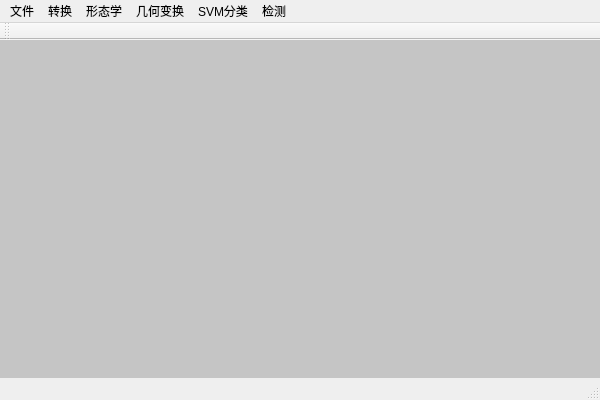
<?xml version="1.0" encoding="UTF-8"?>
<ui version="4.0">
 <class>imgProc_matlab17Class</class>
 <widget class="QMainWindow" name="imgProc_matlab17Class">
  <property name="geometry">
   <rect>
    <x>0</x>
    <y>0</y>
    <width>600</width>
    <height>400</height>
   </rect>
  </property>
  <property name="windowTitle">
   <string>小麦穗脸特征提取及自动分类</string>
  </property>
  <widget class="QWidget" name="centralWidget">
   <property name="styleSheet">
    <string notr="true">background-color: rgb(197, 197, 197);</string>
   </property>
   <layout class="QHBoxLayout" name="horizontalLayout_2">
    <item>
     <layout class="QHBoxLayout" name="horizontalLayout">
      <item>
       <widget class="QLabel" name="label_img">
        <property name="sizeIncrement">
         <size>
          <width>50</width>
          <height>50</height>
         </size>
        </property>
        <property name="text">
         <string/>
        </property>
       </widget>
      </item>
      <item>
       <widget class="QLabel" name="label_img_after">
        <property name="sizeIncrement">
         <size>
          <width>50</width>
          <height>50</height>
         </size>
        </property>
        <property name="text">
         <string/>
        </property>
       </widget>
      </item>
     </layout>
    </item>
   </layout>
  </widget>
  <widget class="QMenuBar" name="menuBar">
   <property name="geometry">
    <rect>
     <x>0</x>
     <y>0</y>
     <width>600</width>
     <height>23</height>
    </rect>
   </property>
   <widget class="QMenu" name="menu">
    <property name="title">
     <string>文件</string>
    </property>
    <addaction name="action_new"/>
    <addaction name="action_open"/>
    <addaction name="action_save"/>
    <addaction name="action_refresh"/>
    <addaction name="action_close"/>
    <addaction name="action_exit"/>
   </widget>
   <widget class="QMenu" name="menu_2">
    <property name="title">
     <string>转换</string>
    </property>
    <addaction name="action_gray"/>
    <addaction name="action_bw"/>
    <addaction name="action_hls"/>
    <addaction name="action_hsv"/>
    <addaction name="action_ycrcb"/>
   </widget>
   <widget class="QMenu" name="menu_3">
    <property name="title">
     <string>几何变换</string>
    </property>
    <addaction name="action_trans1"/>
    <addaction name="action_trans2"/>
    <addaction name="action_scale"/>
    <addaction name="action_rotate"/>
    <addaction name="action_affine"/>
    <addaction name="action_left90"/>
    <addaction name="action_Hflip"/>
    <addaction name="action_Vflip"/>
    <addaction name="action_HVflip"/>
   </widget>
   <widget class="QMenu" name="menu_4">
    <property name="title">
     <string>形态学</string>
    </property>
    <addaction name="action_dilate"/>
    <addaction name="action_erode"/>
    <addaction name="action_morphopen"/>
    <addaction name="action_morphclose"/>
    <addaction name="action_tophat"/>
    <addaction name="action_bothat"/>
    <addaction name="action_grad"/>
   </widget>
   <widget class="QMenu" name="menuSVM">
    <property name="title">
     <string>SVM分类</string>
    </property>
    <addaction name="action_trainsvm"/>
    <addaction name="action_selectimg"/>
    <addaction name="action_predictsvm"/>
   </widget>
   <widget class="QMenu" name="menu_dec">
    <property name="title">
     <string>检测</string>
    </property>
    <addaction name="action_dec_train"/>
    <addaction name="action_dec_select"/>
   </widget>
   <addaction name="menu"/>
   <addaction name="menu_2"/>
   <addaction name="menu_4"/>
   <addaction name="menu_3"/>
   <addaction name="menuSVM"/>
   <addaction name="menu_dec"/>
  </widget>
  <widget class="QToolBar" name="mainToolBar">
   <attribute name="toolBarArea">
    <enum>TopToolBarArea</enum>
   </attribute>
   <attribute name="toolBarBreak">
    <bool>false</bool>
   </attribute>
  </widget>
  <widget class="QStatusBar" name="statusBar"/>
  <action name="action_new">
   <property name="text">
    <string>新建</string>
   </property>
  </action>
  <action name="action_open">
   <property name="text">
    <string>打开</string>
   </property>
  </action>
  <action name="action_save">
   <property name="text">
    <string>保存</string>
   </property>
  </action>
  <action name="action_close">
   <property name="text">
    <string>关闭</string>
   </property>
  </action>
  <action name="action_exit">
   <property name="text">
    <string>退出</string>
   </property>
  </action>
  <action name="action_gray">
   <property name="text">
    <string>灰度化</string>
   </property>
  </action>
  <action name="action_bw">
   <property name="text">
    <string>二值化</string>
   </property>
  </action>
  <action name="action_refresh">
   <property name="text">
    <string>刷新</string>
   </property>
  </action>
  <action name="action_trans1">
   <property name="text">
    <string>平移-切除</string>
   </property>
  </action>
  <action name="action_trans2">
   <property name="text">
    <string>平移-扩展</string>
   </property>
  </action>
  <action name="action_scale">
   <property name="text">
    <string>放缩</string>
   </property>
  </action>
  <action name="action_rotate">
   <property name="text">
    <string>旋转</string>
   </property>
  </action>
  <action name="action_left90">
   <property name="text">
    <string>左旋90</string>
   </property>
  </action>
  <action name="action_Hflip">
   <property name="text">
    <string>水平翻转</string>
   </property>
  </action>
  <action name="action_Vflip">
   <property name="text">
    <string>垂直翻转</string>
   </property>
  </action>
  <action name="action_HVflip">
   <property name="text">
    <string>水垂翻转</string>
   </property>
  </action>
  <action name="action_hls">
   <property name="text">
    <string>HLS</string>
   </property>
  </action>
  <action name="action_hsv">
   <property name="text">
    <string>HSV</string>
   </property>
  </action>
  <action name="action_ycrcb">
   <property name="text">
    <string>YCrCb</string>
   </property>
  </action>
  <action name="action_affine">
   <property name="text">
    <string>点仿射</string>
   </property>
  </action>
  <action name="action_dilate">
   <property name="text">
    <string>膨胀</string>
   </property>
  </action>
  <action name="action_erode">
   <property name="text">
    <string>腐蚀</string>
   </property>
  </action>
  <action name="action_morphopen">
   <property name="text">
    <string>开</string>
   </property>
  </action>
  <action name="action_morphclose">
   <property name="text">
    <string>闭</string>
   </property>
  </action>
  <action name="action_tophat">
   <property name="text">
    <string>顶帽</string>
   </property>
  </action>
  <action name="action_bothat">
   <property name="text">
    <string>底帽</string>
   </property>
  </action>
  <action name="action_grad">
   <property name="text">
    <string>梯度</string>
   </property>
  </action>
  <action name="action_trainsvm">
   <property name="text">
    <string>训练</string>
   </property>
  </action>
  <action name="action_predictsvm">
   <property name="text">
    <string>预测</string>
   </property>
  </action>
  <action name="action_selectimg">
   <property name="text">
    <string>选择图片</string>
   </property>
  </action>
  <action name="action_dec_train">
   <property name="text">
    <string>训练</string>
   </property>
  </action>
  <action name="action_dec_select">
   <property name="text">
    <string>选择图片</string>
   </property>
  </action>
 </widget>
 <layoutdefault spacing="6" margin="11"/>
 <resources>
  <include location="imgProc_matlab17.qrc"/>
 </resources>
 <connections/>
 <slots>
  <slot>btntest()</slot>
  <slot>menu_open_click()</slot>
 </slots>
</ui>
